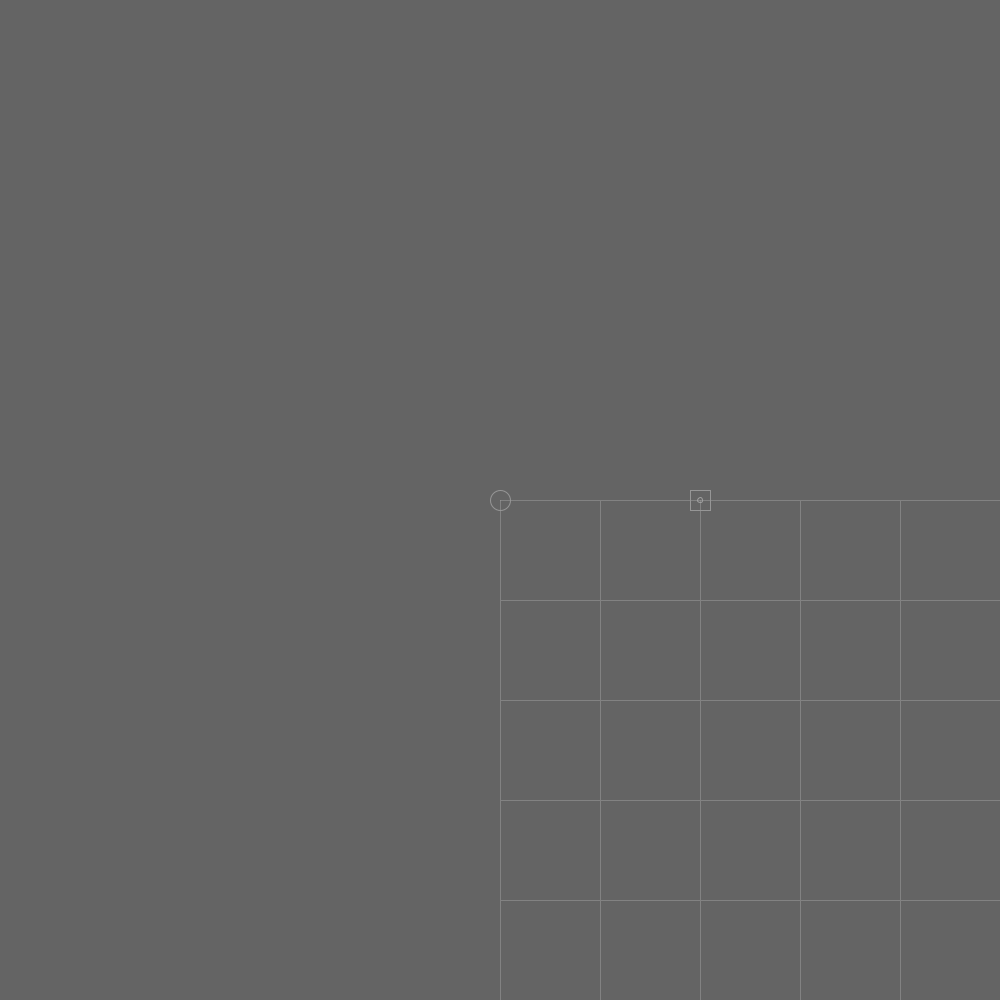
Frame 1 (no input)
Frame 60 (the mouse pressed at the canvas centre just before this capture): identical to frame 1, image omitted
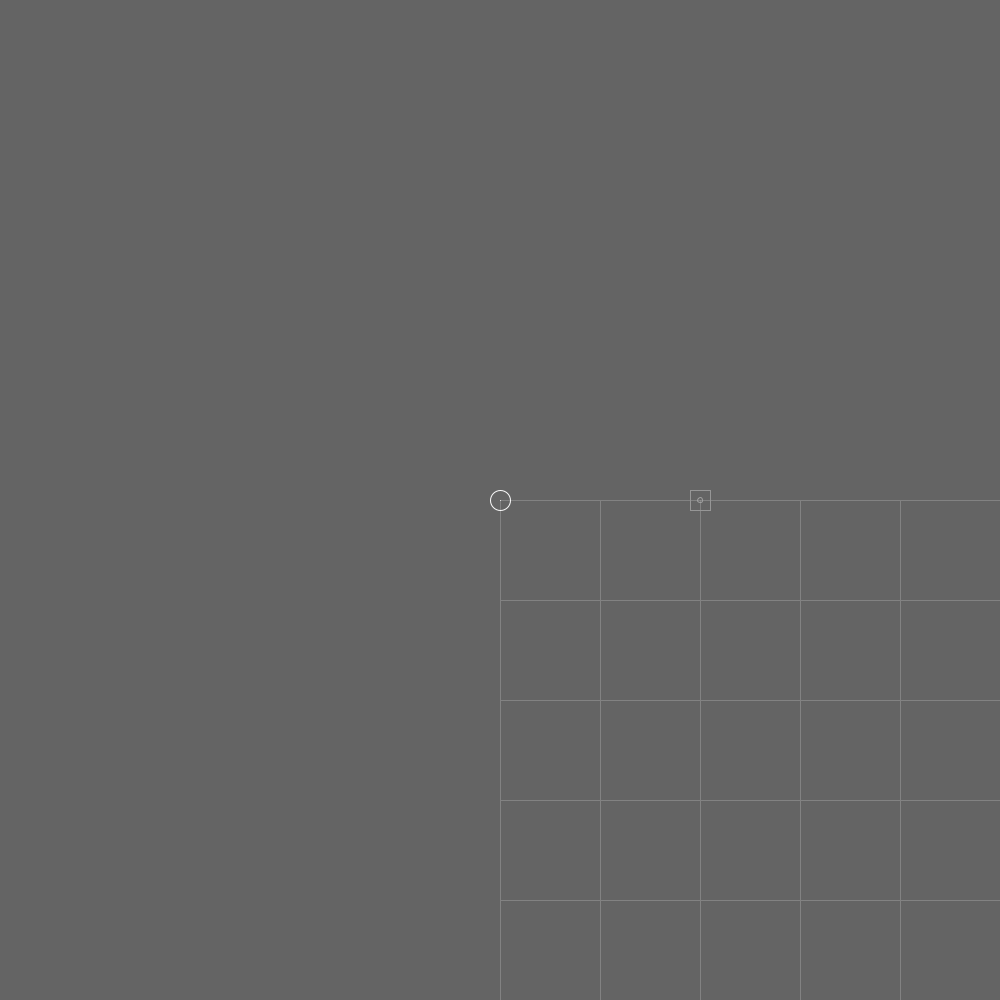
Frame 120 (the mouse held since frame 60 and released just before this capture)

The Processing sketch that drew these frames (run headless with seeded random() and noise(); from frame 60 on, the mouse is pressed at the canvas centre):

// Processing sketch: processing_170401
// ── processing_170401.pde

PVector VectorOne;
PVector ControlVector;


Controller controller;
Image image;

void setup(){
  size(1000, 1000);
  background(100);
  VectorOne = new PVector(0, 0);
  controller = new Controller();
  image = new Image();
}

void draw(){
  background(100);
  translate(500, 500);
  drawGrid();
  controller.display();
  image.addVelocity(controller.ControlVector);
  image.update();
  image.display();
}

void drawGrid(){
  int xpos, ypos;
  xpos = 0;
  ypos = 0;
  noFill();
  stroke(130);
  for (int i = 0; i < 108; i ++) {
   rect(xpos, ypos, 100, 100);
   xpos += 100;
   if (xpos > width){
    xpos = 0;
    ypos += 100;
   }
  }
}

void mousePressed(){
  float x = mouseX;
  float y = mouseY;
  x += -500;
  y += -500;
  controller.press(x, y);
}

void mouseDragged(){
  float x = mouseX;
  float y = mouseY;
  x += -500;
  y += -500;
  controller.dragged(x, y);
}

void mouseReleased(){
}

class Controller{
 PVector ControlVector;
 boolean select;
 
 Controller(){
   ControlVector = new PVector(0.0, 0.0);
   select = false;
 }
 
 boolean press(float mx, float my){
   if (dist(ControlVector.x, ControlVector.y, mx, my) < 10) {
    select = true;
    return true;
   } else {
    select = false;
    return false;
   }
 }
 
 void dragged(float mx, float my){
  if (select == true){
   PVector mouse = new PVector(mx, my);
   //ControlVector = mouse;
   ControlVector.x = mx;
   ControlVector.y = my;
  }
 }
 
 void display(){
    noFill();
    if (select == true){
    stroke(250);
    } else {
    stroke(150);
    }
    ellipse(ControlVector.x, ControlVector.y, 20, 20);
    line(0.0, 0.0, ControlVector.x, ControlVector.y); 
 }

}
class Image{
  PVector location;
  PVector velocity;
  PVector acceleration;
  
  Image(){
   acceleration = new PVector(0.0, 0.0);
   velocity = new PVector(-1.0, 0.0);
   location = new PVector(200.0, 0.0);
  }
  
  void addVelocity(PVector setVector){
    velocity = setVector;
  }
  
  void update(){
    location.add(velocity);
  }
  
  void display(){
    noFill();
    stroke(150);
    rectMode(CENTER);
    rect(location.x, location.y, 20, 20);
    rectMode(CORNER);
    pushMatrix();
    translate(location.x, location.y);
    stroke(150);
    line(0, 0, velocity.x, velocity.y);
    stroke(160);
    ellipse(velocity.x, velocity.y, 5, 5);
    popMatrix();
  }

}
